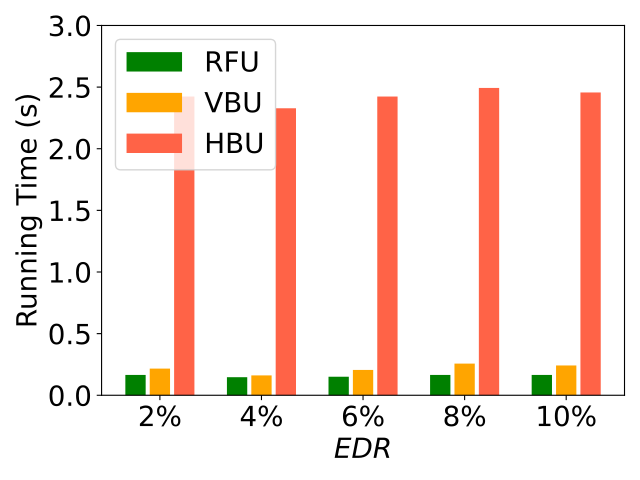

Reproduce this figure in Python.
import matplotlib.pyplot as plt
import numpy as np

# user num = 50
labels = ['2%', '4%', '6%', '8%', '10%']
unl_fr = [10*10*0.22 , 10*10*0.22, 10*10*0.22 , 10*10*0.22 , 10*10*0.22   ]
unl_br = [59*100/6000*0.22 , 44*100/6000*0.22, 56*100/6000*0.22, 70*100/6000*0.22, 66*100/6000*0.22]
unl_vib = [45*100/6000*0.22, 40*100/6000*0.22, 41*100/6000*0.22, 45*100/6000*0.22, 45*100/6000*0.22]
#unl_self_r = [2*52*100/6000*0.22, 2*46*100/6000*0.22, 2*45*100/6000*0.22, 2*53*100/6000*0.22, 2*50*100/6000*0.22]
unl_hess_r = [61*100/6000*0.22 +2.2 , 35*100/6000*0.22 +2.2 , 61*100/6000*0.22 +2.2 , 80*100/6000*0.22 +2.2 , 70*100/6000*0.22 +2.2 ]

x = np.arange(len(labels))  # the label locations
width = 0.6  # the width of the bars
# no_noise = np.around(no_noise,0)
# samping = np.around(samping,0)
# ldp = np.around(ldp,0)


plt.figure()
#plt.subplots(figsize=(8, 5.3))
#plt.bar(x - width / 2 - width / 8 + width / 8, unl_fr, width=0.168, label='Retrain', color='dodgerblue', hatch='/')
# plt.bar(x - width / 2 - width / 8 + width / 8 , unl_br, width=0.168, label='BIU', color='orange', hatch='\\')
# plt.bar(x - width / 8 - width / 16, unl_vib, width=0.168, label='VIBU', color='silver', hatch='/')
# plt.bar(x + width / 8, unl_self_r, width=0.168, label='VIBU-SS', color='g', hatch='x')
# plt.bar(x + width / 2 - width / 8 + width / 16, unl_hess_r, width=0.168, label='HBU', color='tomato', hatch='-')

plt.bar(x - width / 2.5 ,  unl_vib, width=width/3, label='RFU', color='g', hatch='x')
plt.bar(x, unl_br, width=width/3, label='VBU', color='orange', hatch='o')
plt.bar(x + width / 2.5,  unl_hess_r, width=width/3, label='HBU', color='tomato', hatch='\\')


# Add some text for labels, title and custom x-axis tick labels, etc.
plt.ylabel('Running Time (s)', fontsize=20)
# ax.set_title('Performance of Different Users n')
plt.xticks(x, labels, fontsize=20)
# ax.set_xticklabels(labels,fontsize=15)

my_y_ticks = np.arange(0, 3.1, 0.5)
plt.yticks(my_y_ticks, fontsize=20)
# ax.set_yticklabels(my_y_ticks,fontsize=15)

plt.legend(loc='upper left', fontsize=20)
plt.xlabel('$\it{EDR}$' ,fontsize=20)
# ax.bar_label(rects1, padding=1)
# ax.bar_label(rects2, padding=3)
# ax.bar_label(rects3, padding=3)

plt.tight_layout()

plt.rcParams['figure.figsize'] = (2.0, 1)
plt.rcParams['image.interpolation'] = 'nearest'
plt.rcParams['figure.subplot.left'] = 0.11
plt.rcParams['figure.subplot.bottom'] = 0.08
plt.rcParams['figure.subplot.right'] = 0.977
plt.rcParams['figure.subplot.top'] = 0.969
plt.savefig('mnist_rt_er_bar.pdf', format='pdf', dpi=200)
plt.show()
